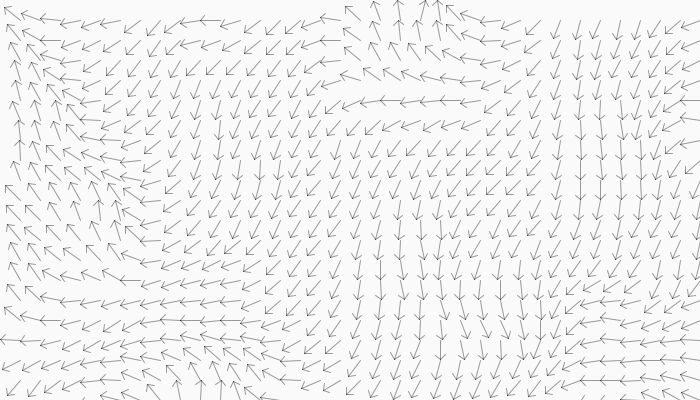
Frame 1 (no input)
Frame 60 (the mouse pressed at the canvas centre just before this capture): identical to frame 1, image omitted
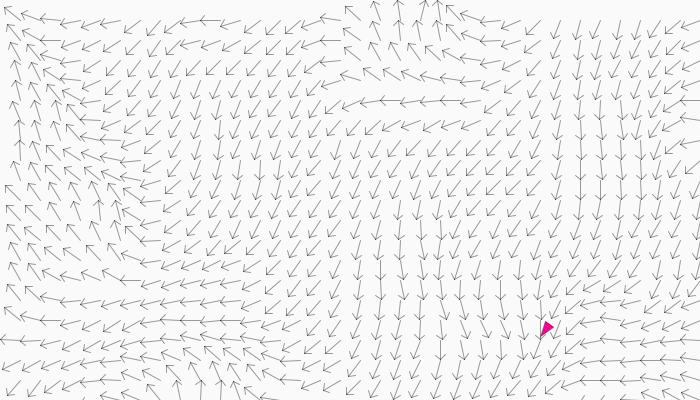
Frame 120 (the mouse held since frame 60 and released just before this capture)

The Processing sketch that drew these frames (run headless with seeded random() and noise(); from frame 60 on, the mouse is pressed at the canvas centre):

// Processing sketch: Flow
// ── Flow.pde
FlowField flowfield;
ArrayList<Flyer> flyerSwarm;
boolean drawfield = true;

void setup() {
  size(700, 400);
  //fullScreen();
  flowfield = new FlowField(20);
  flyerSwarm = new ArrayList<Flyer>();
  stroke(0, 100);
}

void draw() {
  background(250);
  if (drawfield) {
    flowfield.display();
  }
  // Make the flyer swarm
  for (Flyer f : flyerSwarm) {
    f.steer(flowfield);
    f.update();
    f.display();
  }
}

void mousePressed() {
  flyerSwarm.add(new Flyer(mouseX, mouseY)); 
}

void mouseDragged() {
  
  flyerSwarm.add(new Flyer(mouseX, mouseY));
}

void keyPressed() {
  drawfield = !drawfield;
}
// ── FlowField.pde
class FlowField {
  PVector[][] field;
  int cols, rows;
  int resolution;
  
  FlowField(int r) {
    resolution = r;
    cols = width/resolution;
    rows = height/resolution;
    field = new PVector[cols][rows];
    init();
    
  }
  
  void init() {
     float xoff = 0;
     float yoff;
     for (int i = 0; i < cols; i++) {
       yoff = 0;
       for (int j = 0; j < rows; j++) {
         float theta = map(noise(xoff, yoff), 0, 1, 0, TWO_PI);
         field[i][j] = PVector.fromAngle(theta);
         yoff += 0.1;
       }
       xoff += 0.1;
     }
  }
  
  void display() {
    for (int i=0; i<cols; i++) {
      for (int j=0; j<rows; j++) {
         pushMatrix();
         translate(i*resolution+resolution, j*resolution+resolution);
         rotate(field[i][j].heading());
         float len = field[i][j].mag()*resolution;
         line(0, 0, len, 0);
         line(len, 0, len - resolution/4, -resolution/4);
         line(len, 0, len - resolution/4, resolution/4);
         popMatrix();
      }
    }
  }
  
  PVector lookup(PVector location) {
    int x = (int)constrain(location.x/resolution, 0, cols-1);
    int y = (int)constrain(location.y/resolution, 0, rows-1);
    
    return field[x][y].copy();
    
  }
  
  //PVector giveDirection(float x, float y) {
  //  int xx = (int)x/resolution;
  //  int yy = (int)y/resolution;
  //  PVector dir = field[xx][yy].copy();
  //  dir.setMag(resolution);
  //  return dir;
  //}
  
  
  
}
// ── Flyer.pde
class Flyer {
 PVector location;
 PVector acceleration;
 PVector velocity;
 float steerForce;
 float maxSpeed;
 float r;
 
 Flyer(float x, float y) {
    location = new PVector(x, y);
    velocity = new PVector(0, 0);
    acceleration = new PVector(0, 0);
    steerForce = 2;
    maxSpeed = 15;
    r = 10;
 }
 
 void update() {
   velocity.add(acceleration);
   velocity.limit(maxSpeed);
   location.add(velocity);
   if (location.x < 0) {
     location.x = width;
   }
   if (location.x > width) {
     location.x = 0;
   }
   if (location.y < 0) {
     location.y = height;
   }
   if (location.y > height) {
     location.y = 0;
   }
   acceleration.mult(0);
 }
 
 void display() {
    float angle = velocity.heading() + PI/2;
    pushMatrix();
    fill(1150, 0, 150);
    translate(location.x, location.y);
    rotate(angle);
    beginShape();
    vertex(0, -r/2);
    vertex(-r/2, r);
    vertex(r/2, r);
    endShape(CLOSE);
    popMatrix();
 }
 
 void steer(FlowField flowfield) {
   
     PVector desired = flowfield.lookup(location);
     desired.setMag(maxSpeed);
     PVector steer = PVector.sub(desired, velocity);
     steer.limit(steerForce);
     applyForce(steer);
 }
 
 void applyForce(PVector steer) {
     acceleration.add(steer); 
 }
 
 
  
}
